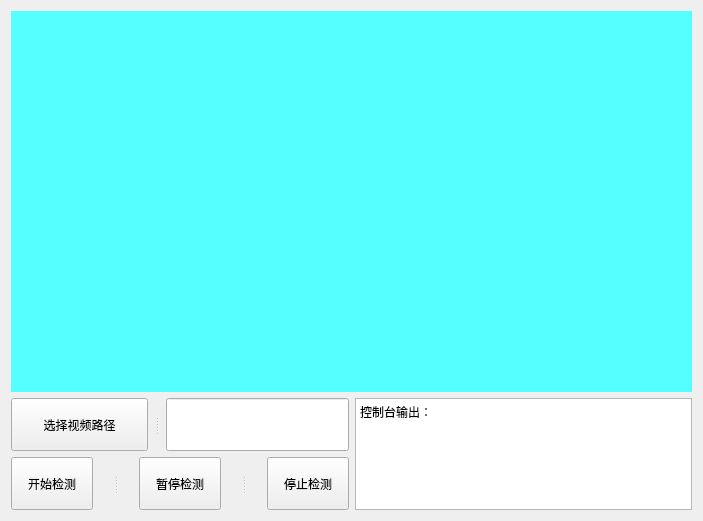
<?xml version="1.0" encoding="UTF-8"?>
<ui version="4.0">
 <class>Video_BoxClass</class>
 <widget class="QWidget" name="Video_BoxClass">
  <property name="geometry">
   <rect>
    <x>0</x>
    <y>0</y>
    <width>699</width>
    <height>521</height>
   </rect>
  </property>
  <property name="windowTitle">
   <string>本地视频检测</string>
  </property>
  <layout class="QVBoxLayout" name="verticalLayout">
   <item>
    <widget class="QLabel" name="Video_display">
     <property name="minimumSize">
      <size>
       <width>681</width>
       <height>381</height>
      </size>
     </property>
     <property name="styleSheet">
      <string notr="true">background-color: rgb(85, 255, 255);</string>
     </property>
     <property name="text">
      <string/>
     </property>
     <property name="scaledContents">
      <bool>false</bool>
     </property>
    </widget>
   </item>
   <item>
    <layout class="QHBoxLayout" name="horizontalLayout">
     <item>
      <layout class="QVBoxLayout" name="verticalLayout_2">
       <item>
        <widget class="QSplitter" name="splitter">
         <property name="orientation">
          <enum>Qt::Horizontal</enum>
         </property>
         <property name="handleWidth">
          <number>18</number>
         </property>
         <widget class="QPushButton" name="pushButton">
          <property name="sizePolicy">
           <sizepolicy hsizetype="Maximum" vsizetype="Fixed">
            <horstretch>0</horstretch>
            <verstretch>0</verstretch>
           </sizepolicy>
          </property>
          <property name="text">
           <string>选择视频路径</string>
          </property>
         </widget>
         <widget class="QLineEdit" name="lineEdit">
          <property name="sizePolicy">
           <sizepolicy hsizetype="Minimum" vsizetype="Fixed">
            <horstretch>0</horstretch>
            <verstretch>0</verstretch>
           </sizepolicy>
          </property>
         </widget>
        </widget>
       </item>
       <item>
        <widget class="QSplitter" name="splitter_2">
         <property name="orientation">
          <enum>Qt::Horizontal</enum>
         </property>
         <property name="handleWidth">
          <number>46</number>
         </property>
         <widget class="QPushButton" name="Button_stratD">
          <property name="text">
           <string>开始检测</string>
          </property>
         </widget>
         <widget class="QPushButton" name="Button">
          <property name="text">
           <string>暂停检测</string>
          </property>
         </widget>
         <widget class="QPushButton" name="pushButton_2">
          <property name="text">
           <string>停止检测</string>
          </property>
         </widget>
        </widget>
       </item>
      </layout>
     </item>
     <item>
      <widget class="QPlainTextEdit" name="plainTextEdit">
       <property name="plainText">
        <string>控制台输出：
</string>
       </property>
      </widget>
     </item>
    </layout>
   </item>
  </layout>
 </widget>
 <layoutdefault spacing="6" margin="11"/>
 <resources/>
 <connections/>
</ui>
